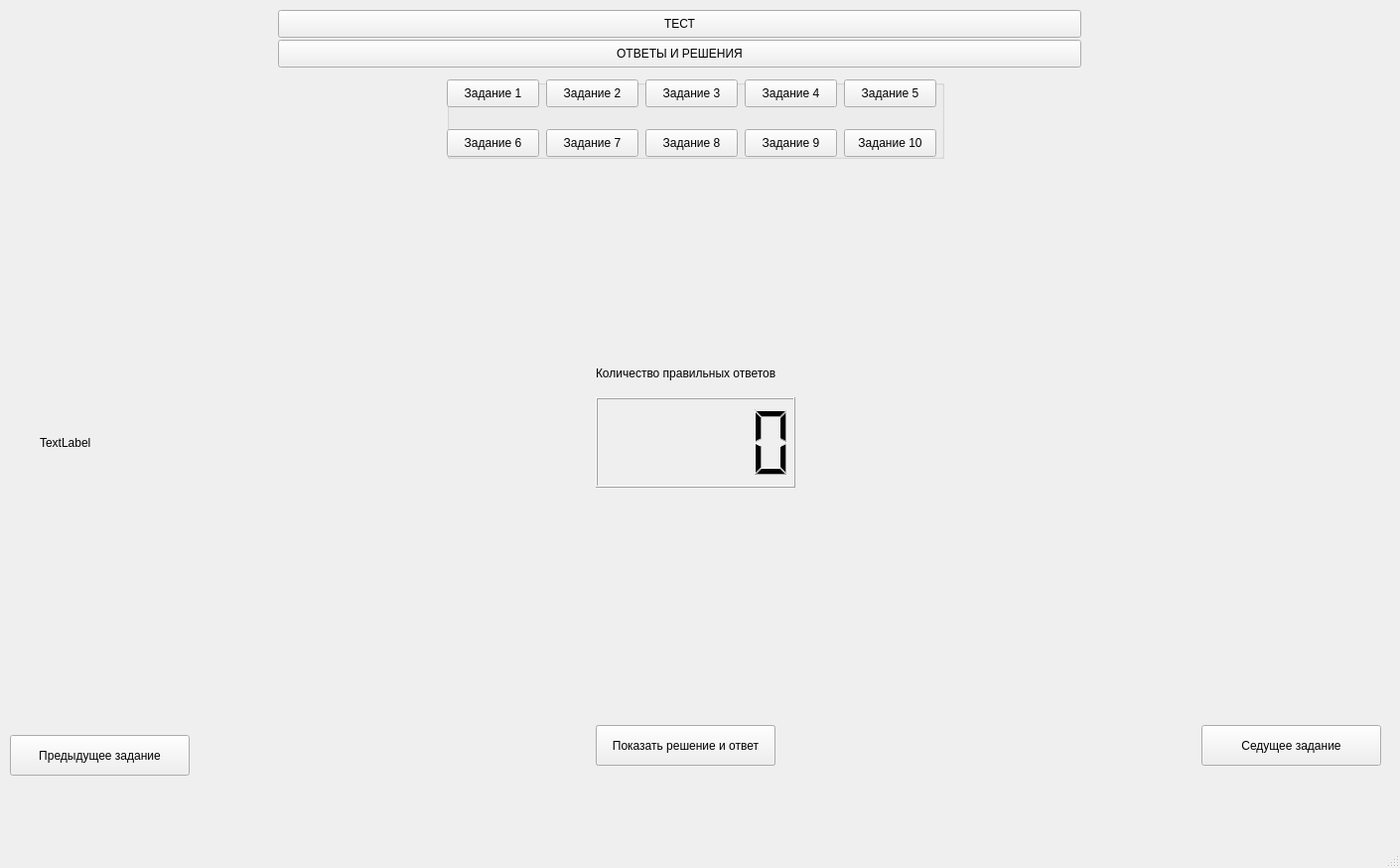
<?xml version="1.0" encoding="UTF-8"?>
<ui version="4.0">
 <class>MainWindow</class>
 <widget class="QMainWindow" name="MainWindow">
  <property name="geometry">
   <rect>
    <x>0</x>
    <y>0</y>
    <width>1410</width>
    <height>874</height>
   </rect>
  </property>
  <property name="windowTitle">
   <string>MainWindow</string>
  </property>
  <widget class="QWidget" name="centralwidget">
   <widget class="QLabel" name="example">
    <property name="geometry">
     <rect>
      <x>40</x>
      <y>170</y>
      <width>1341</width>
      <height>551</height>
     </rect>
    </property>
    <property name="toolTip">
     <string>&lt;html&gt;&lt;head/&gt;&lt;body&gt;&lt;p align=&quot;justify&quot;&gt;&lt;span style=&quot; font-size:10pt;&quot;&gt;&lt;br/&gt;&lt;/span&gt;&lt;/p&gt;&lt;/body&gt;&lt;/html&gt;</string>
    </property>
    <property name="text">
     <string>TextLabel</string>
    </property>
   </widget>
   <widget class="QPushButton" name="list_button">
    <property name="geometry">
     <rect>
      <x>280</x>
      <y>40</y>
      <width>809</width>
      <height>28</height>
     </rect>
    </property>
    <property name="text">
     <string>ОТВЕТЫ И РЕШЕНИЯ</string>
    </property>
   </widget>
   <widget class="QPushButton" name="test_button">
    <property name="geometry">
     <rect>
      <x>280</x>
      <y>10</y>
      <width>809</width>
      <height>28</height>
     </rect>
    </property>
    <property name="text">
     <string>ТЕСТ</string>
    </property>
   </widget>
   <widget class="QLCDNumber" name="right_number">
    <property name="geometry">
     <rect>
      <x>600</x>
      <y>400</y>
      <width>201</width>
      <height>91</height>
     </rect>
    </property>
   </widget>
   <widget class="QLabel" name="label">
    <property name="geometry">
     <rect>
      <x>600</x>
      <y>350</y>
      <width>201</width>
      <height>51</height>
     </rect>
    </property>
    <property name="text">
     <string>Количество правильных ответов</string>
    </property>
   </widget>
   <widget class="QPushButton" name="answer_button">
    <property name="geometry">
     <rect>
      <x>600</x>
      <y>730</y>
      <width>181</width>
      <height>41</height>
     </rect>
    </property>
    <property name="text">
     <string>Ответить</string>
    </property>
   </widget>
   <widget class="QGroupBox" name="list_buttons">
    <property name="geometry">
     <rect>
      <x>450</x>
      <y>80</y>
      <width>501</width>
      <height>80</height>
     </rect>
    </property>
    <property name="title">
     <string/>
    </property>
    <widget class="QPushButton" name="number1">
     <property name="geometry">
      <rect>
       <x>0</x>
       <y>0</y>
       <width>93</width>
       <height>28</height>
      </rect>
     </property>
     <property name="text">
      <string>Задание 1</string>
     </property>
    </widget>
    <widget class="QPushButton" name="number2">
     <property name="geometry">
      <rect>
       <x>100</x>
       <y>0</y>
       <width>93</width>
       <height>28</height>
      </rect>
     </property>
     <property name="text">
      <string>Задание 2</string>
     </property>
    </widget>
    <widget class="QPushButton" name="number3">
     <property name="geometry">
      <rect>
       <x>200</x>
       <y>0</y>
       <width>93</width>
       <height>28</height>
      </rect>
     </property>
     <property name="text">
      <string>Задание 3</string>
     </property>
    </widget>
    <widget class="QPushButton" name="number4">
     <property name="geometry">
      <rect>
       <x>300</x>
       <y>0</y>
       <width>93</width>
       <height>28</height>
      </rect>
     </property>
     <property name="text">
      <string>Задание 4</string>
     </property>
    </widget>
    <widget class="QPushButton" name="number5">
     <property name="geometry">
      <rect>
       <x>400</x>
       <y>0</y>
       <width>93</width>
       <height>28</height>
      </rect>
     </property>
     <property name="text">
      <string>Задание 5</string>
     </property>
    </widget>
    <widget class="QPushButton" name="number6">
     <property name="geometry">
      <rect>
       <x>0</x>
       <y>50</y>
       <width>93</width>
       <height>28</height>
      </rect>
     </property>
     <property name="text">
      <string>Задание 6</string>
     </property>
    </widget>
    <widget class="QPushButton" name="number7">
     <property name="geometry">
      <rect>
       <x>100</x>
       <y>50</y>
       <width>93</width>
       <height>28</height>
      </rect>
     </property>
     <property name="text">
      <string>Задание 7</string>
     </property>
    </widget>
    <widget class="QPushButton" name="number8">
     <property name="geometry">
      <rect>
       <x>200</x>
       <y>50</y>
       <width>93</width>
       <height>28</height>
      </rect>
     </property>
     <property name="text">
      <string>Задание 8</string>
     </property>
    </widget>
    <widget class="QPushButton" name="number9">
     <property name="geometry">
      <rect>
       <x>300</x>
       <y>50</y>
       <width>93</width>
       <height>28</height>
      </rect>
     </property>
     <property name="text">
      <string>Задание 9</string>
     </property>
    </widget>
    <widget class="QPushButton" name="number10">
     <property name="geometry">
      <rect>
       <x>400</x>
       <y>50</y>
       <width>93</width>
       <height>28</height>
      </rect>
     </property>
     <property name="text">
      <string>Задание 10</string>
     </property>
    </widget>
   </widget>
   <widget class="QPushButton" name="next_button">
    <property name="geometry">
     <rect>
      <x>1210</x>
      <y>730</y>
      <width>181</width>
      <height>41</height>
     </rect>
    </property>
    <property name="text">
     <string>Седущее задание</string>
    </property>
   </widget>
   <widget class="QPushButton" name="back_button">
    <property name="geometry">
     <rect>
      <x>10</x>
      <y>740</y>
      <width>181</width>
      <height>41</height>
     </rect>
    </property>
    <property name="text">
     <string>Предыдущее задание</string>
    </property>
   </widget>
   <widget class="QPushButton" name="show_button">
    <property name="geometry">
     <rect>
      <x>600</x>
      <y>730</y>
      <width>181</width>
      <height>41</height>
     </rect>
    </property>
    <property name="text">
     <string>Показать решение и ответ</string>
    </property>
   </widget>
  </widget>
  <widget class="QMenuBar" name="menubar">
   <property name="geometry">
    <rect>
     <x>0</x>
     <y>0</y>
     <width>1410</width>
     <height>26</height>
    </rect>
   </property>
  </widget>
  <widget class="QStatusBar" name="statusbar"/>
 </widget>
 <resources/>
 <connections/>
</ui>
